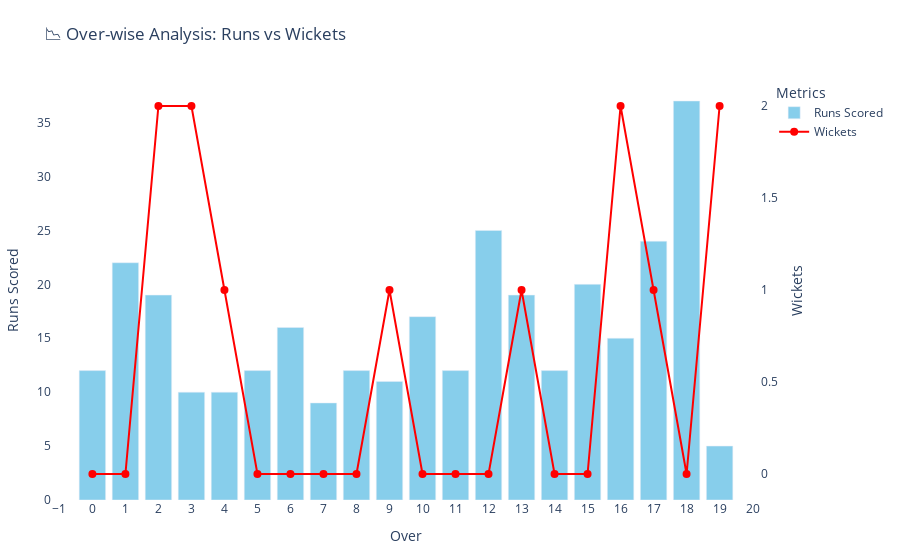

Source (notebook cell):
### Code cell
#overwise analysis of Runs and Wickets
fig=go.Figure()
fig.add_trace(go.Bar(x=overwise_analysis['over'],
                    y=overwise_analysis['total_runs'],
                    name='Runs Scored',
    marker_color='skyblue',
    hovertemplate='Over %{x}<br>Runs: %{y}<extra></extra>'
))
fig.add_trace(go.Scatter(
    x=overwise_analysis['over'],
    y=overwise_analysis['wickets'],
    name='Wickets',
    mode='lines+markers',
    marker=dict(color='red', size=8),
    line=dict(width=2, color='red'),
    yaxis='y2',
    hovertemplate='Over %{x}<br>Wickets: %{y}<extra></extra>'
))
fig.update_layout(
    title='📉 Over-wise Analysis: Runs vs Wickets',
    xaxis=dict(title='Over', tickmode='linear'),
    yaxis=dict(title='Runs Scored'),
    yaxis2=dict(title='Wickets', overlaying='y', side='right'),
    legend_title='Metrics',
    plot_bgcolor='rgba(0,0,0,0)',
    paper_bgcolor='white',
    margin=dict(l=40, r=40, t=80, b=60),
    hovermode='x unified'
)

fig.show()

### Figure 1 — Plotly figure (JSON) as saved in the notebook; plotly's stock layout.template omitted (floating-point values rounded to 4 significant figures)
{"data": [{"hovertemplate": "Over %{x}<br>Runs: %{y}<extra></extra>", "marker": {"color": "skyblue"}, "name": "Runs Scored", "type": "bar", "x": [0, 1, 2, 3, 4, 5, 6, 7, 8, 9, 10, 11, 12, 13, 14, 15, 16, 17, 18, 19], "y": [12, 22, 19, 10, 10, 12, 16, 9, 12, 11, 17, 12, 25, 19, 12, 20, 15, 24, 37, 5]}, {"hovertemplate": "Over %{x}<br>Wickets: %{y}<extra></extra>", "line": {"color": "red", "width": 2}, "marker": {"color": "red", "size": 8}, "mode": "lines+markers", "name": "Wickets", "type": "scatter", "x": [0, 1, 2, 3, 4, 5, 6, 7, 8, 9, 10, 11, 12, 13, 14, 15, 16, 17, 18, 19], "y": [0, 0, 2, 2, 1, 0, 0, 0, 0, 1, 0, 0, 0, 1, 0, 0, 2, 1, 0, 2], "yaxis": "y2"}], "layout": {"autosize": true, "hovermode": "x unified", "legend": {"title": {"text": "Metrics"}}, "margin": {"b": 60, "l": 40, "r": 40, "t": 80}, "paper_bgcolor": "white", "plot_bgcolor": "rgba(0, 0, 0, 0)", "title": {"text": "📉 Over-wise Analysis: Runs vs Wickets"}, "xaxis": {"autorange": true, "range": [-1.278, 20.28], "tickmode": "linear", "title": {"text": "Over"}, "type": "linear"}, "yaxis": {"autorange": true, "range": [0, 38.95], "title": {"text": "Runs Scored"}, "type": "linear"}, "yaxis2": {"autorange": true, "overlaying": "y", "range": [-0.1702, 2.17], "side": "right", "title": {"text": "Wickets"}, "type": "linear"}}}
